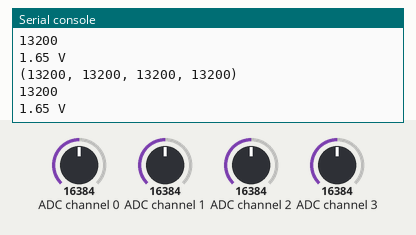
A program run on a simulated Raspberry Pi Pico running MicroPython. On the bench: the last lines printed to the serial console. The inputs (shaded band) are chosen by the test bench; at power-on: ADC channel 0 = 16384, ADC channel 1 = 16384, ADC channel 2 = 16384, ADC channel 3 = 16384 (analog values on the 0–32767 scale). Library files of the repository ran but are not shown: ADS1115.py.

Above: at 1.2 s.
1.3 s: ADC channel 0 set to 22936
At 1.3 s:
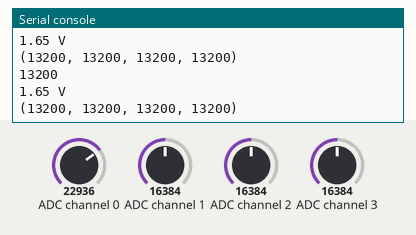
2.8 s: ADC channel 1 set to 22936
At 4.1 s:
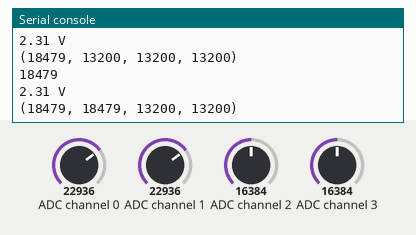
4.3 s: ADC channel 2 set to 22936
At 5.4 s:
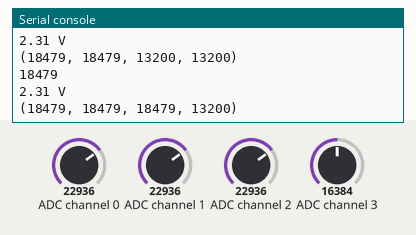
5.8 s: ADC channel 3 set to 22936
At 7.2 s:
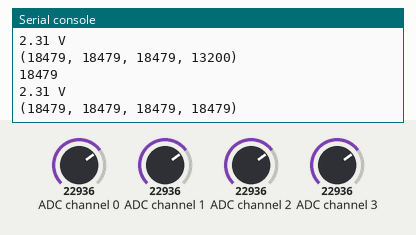
7.3 s: ADC channel 0 set to 31783
At 8.6 s:
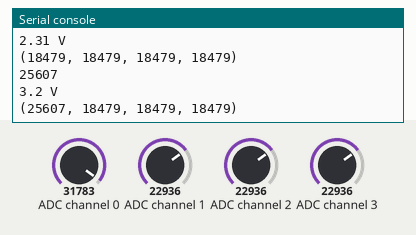
8.8 s: ADC channel 1 set to 31783
At 9.8 s:
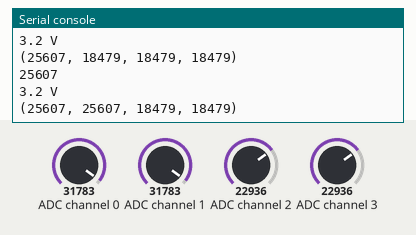
Timing chart, 0 to 11.3 s (numbered marks = the images above; inputs shaded):
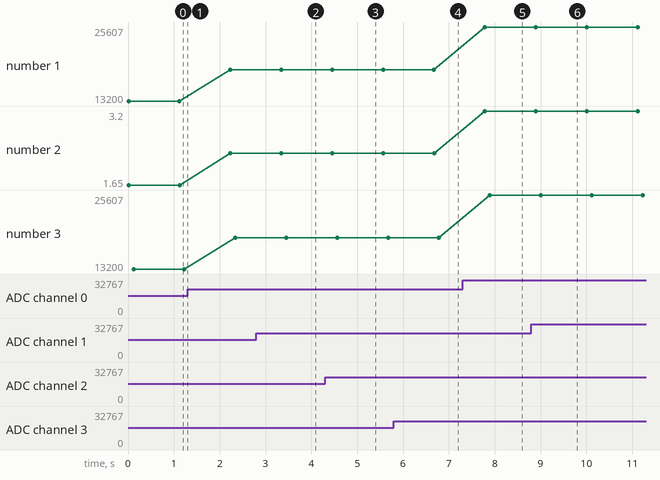

Measured:
- after the input at 2.8 s, the serial console: prints a new line after 0.65 s (image 2)
- after the input at 4.3 s, the serial console: prints a new line after 0.26 s (image 3)
- after the input at 5.8 s, the serial console: prints a new line after 0.98 s (image 4)
- after the input at 7.3 s, the serial console: prints a new line after 0.48 s (image 5)
- after the input at 8.8 s, the serial console: prints a new line after 0.20 s (image 6)
- plotted number 1: 13200 → 18479 after the input at 1.3 s, 18479 → 25607 after the input at 7.3 s
- plotted number 2: 1.65 → 2.31 after the input at 1.3 s, 2.31 → 3.2 after the input at 7.3 s
- plotted number 3: 13200 → 18479 after the input at 1.3 s, 18479 → 25607 after the input at 7.3 s

The program:

ADS1115-Test.py
```python
# Import all required libraries
import machine
import ADS1115
import sys
from time import sleep

# Declaration of the required variables for the channels
chan = 0
chan1 = 4

if __name__ == '__main__':
    try:
        # Initialization of the ADC
        ADS1115.init(0x48, 1, 4, False)
        print("start")
        while True:
            # Main loop with all 3 functions of the library
            print(ADS1115.read(chan))
            print(str(ADS1115.raw_to_v(ADS1115.read(chan))) + " V")
            print(ADS1115.readMulti(chan, chan1))
            sleep(1)

    except KeyboardInterrupt:
        sys.exit()
```
